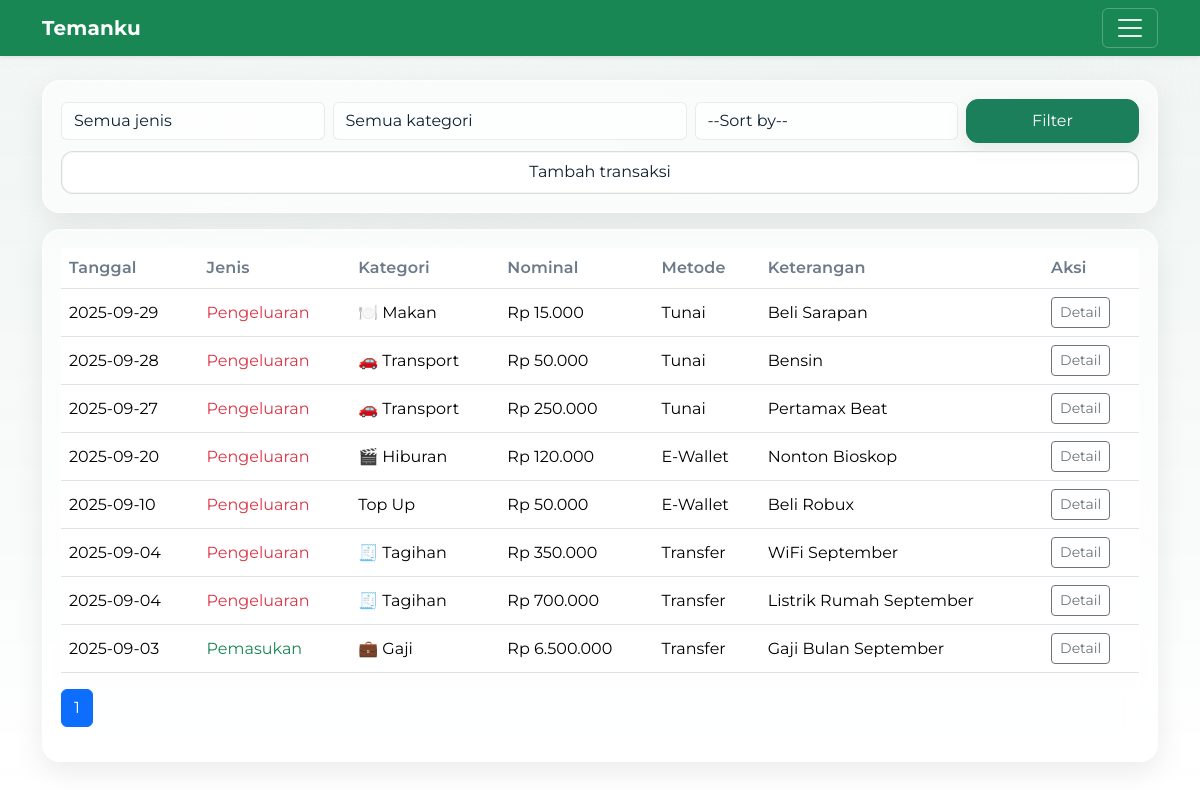
Screenshot of /history (signed in) with the database file from the repository.
### tables this page shows
CREATE TABLE transactions (
  id INTEGER PRIMARY KEY AUTOINCREMENT,
  user_id INTEGER NOT NULL,
  date TEXT NOT NULL,                      -- YYYY-MM-DD
  type TEXT CHECK(type IN ('income','expense')) NOT NULL,
  category_id INTEGER NOT NULL,
  amount REAL NOT NULL,
  source_or_payee TEXT,
  account TEXT,
  notes TEXT,
  FOREIGN KEY (user_id) REFERENCES users(id),
  FOREIGN KEY (category_id) REFERENCES categories(id)
);

CREATE TABLE categories (
  id INTEGER PRIMARY KEY AUTOINCREMENT,
  user_id INTEGER NOT NULL,
  type TEXT CHECK(type IN ('income','expense')) NOT NULL,
  name TEXT NOT NULL, emoji TEXT,
  UNIQUE(user_id, type, name),
  FOREIGN KEY (user_id) REFERENCES users(id)
);

### app.py (the view)
@app.get("/history")
@login_required
def history():
    q_type = (request.args.get("type") or "").strip()
    q_cat  = (request.args.get("category_id") or "").strip()
    q_sort_raw = (request.args.get("sort") or "").strip()
    order_map = {
        "date_desc":        "t.date DESC, t.id DESC",
        "date_asc":         "t.date ASC, t.id ASC",
        "amount_desc":      "t.amount DESC, t.id DESC",
        "amount_asc":       "t.amount ASC, t.id ASC",
        "category_asc":     "c.name ASC, t.date DESC, t.id DESC",
        "category_desc":    "c.name DESC, t.date DESC, t.id DESC",
        "payment_asc":      "t.account ASC, t.date DESC, t.id DESC",
        "payment_desc":     "t.account DESC, t.date DESC, t.id DESC",
        "type_income_first":  "CASE WHEN t.type='income' THEN 0 ELSE 1 END, t.date DESC, t.id DESC",
        "type_expense_first": "CASE WHEN t.type='expense' THEN 0 ELSE 1 END, t.date DESC, t.id DESC",
    }
    q_sort = q_sort_raw if q_sort_raw in order_map else ""
    order_sql = order_map.get(q_sort or "date_desc")
    if q_type not in ("income", "expense"):
        q_type = ""
    if q_cat and not str(q_cat).isdigit():
        q_cat = ""
    per = 20
    try:
        page = int(request.args.get("page", "1"))
    except ValueError:
        page = 1
    page = max(1, page)
    where = ["t.user_id=?"]
    params = [current_user.id]
    if q_type:
        where.append("t.type=?"); params.append(q_type)
    if q_cat:
        where.append("t.category_id=?"); params.append(int(q_cat))
    where_clause = " AND ".join(where)
    with db() as con:
        total = con.execute(
            f"SELECT COUNT(*) AS n FROM transactions t WHERE {where_clause}",
            params
        ).fetchone()["n"]
    pages = max(1, (total + per - 1) // per)
    if page > pages:
        page = pages
    offset = (page - 1) * per
    with db() as con:
        cats = con.execute(
            "SELECT id, type, name FROM categories WHERE user_id=? ORDER BY type, name",
            (current_user.id,)
        ).fetchall()
        rows = con.execute(
            f"""
            SELECT
                t.*,
                COALESCE(c.name, '-') AS category,
                c.emoji AS category_emoji,
                t.source_or_payee AS keterangan,
                t.account AS payment_method
            FROM transactions t
            LEFT JOIN categories c ON c.id = t.category_id
            WHERE {where_clause}
            ORDER BY {order_sql}
            LIMIT ? OFFSET ?
            """,
            (*params, per, offset)
        ).fetchall()
    return render_template(
        "history.html",
        rows=[dict(r) for r in rows],
        categories=[dict(c) for c in cats],
        q_type=q_type,
        q_cat=q_cat,
        q_sort=q_sort,
        page=page,
        pages=pages,
        title="Riwayat",
    )

### app.py (called while the page is built)
def db():
    conn = sqlite3.connect(APP_DB, timeout=5.0)
    conn.row_factory = sqlite3.Row
    conn.execute("PRAGMA busy_timeout = 5000")
    return conn

@login_manager.user_loader
def load_user(user_id):
    with db() as con:
        row = con.execute("SELECT * FROM users WHERE id=?", (user_id,)).fetchone()
        return User(row) if row else None

def money(x):
    return f"Rp {x:,.0f}".replace(",", ".")

def type_label(val: str) -> str:
    if val == 'income':
        return 'Pemasukan'
    if val == 'expense':
        return 'Pengeluaran'
    return val or ''

### templates/history.html (shortened to what this page needs)
{% extends "base.html" %}
{% block content %}
<div class="card-soft mb-3">
  <form id="historyFilter" class="row g-2 align-items-center" method="get" novalidate>
    <div class="col-12 col-md-3">
      <select class="form-select" name="type" id="typeFilter" aria-label="Filter jenis">
        <option value="">Semua jenis</option>
      </select>
    </div>
    <div class="col-12 col-md-4">
      <select class="form-select" name="category_id" id="catFilter" aria-label="Filter kategori">
        <option value="">Semua kategori</option>
      </select>
    </div>
    <div class="col-12 col-md-3">
      <select class="form-select" name="sort" aria-label="Sort by">
        <option value="" disabled {{ '' if q_sort else 'selected' }}>--Sort by--</option>
      </select>
    </div>
    <div class="col-12 col-md-2">
      <button type="submit" class="btn btn-primary w-100">Filter</button>
    </div>
    <div class="col-12">
      <a class="btn btn-outline-secondary w-100" href="{{ url_for('add_form') }}">
        Tambah transaksi
      </a>
    </div>
  </form>
</div>
<div class="card-soft">
  <div class="table-responsive">
    <table class="table table-hover align-middle table-stacked">
      <thead>
        <tr>
          <th scope="col">Tanggal</th>
          <th scope="col">Jenis</th>
          <th scope="col">Kategori</th>
          <th scope="col">Nominal</th>
          <th scope="col" class="d-none d-md-table-cell">Metode</th>
          <th scope="col" class="d-none d-md-table-cell">Keterangan</th>
          <th scope="col">Aksi</th>
        </tr>
      </thead>
      <tbody>
        {% for r in rows %}
          <tr>
            <td data-label="Tanggal">{{ r.date }}</td>
            <td data-label="Jenis" class="{{ 'text-danger' if r.type=='expense' else 'text-success' }}">{{ r.type | type_label }}</td>
            <td data-label="Kategori">{{ (r.category_emoji ~ ' ') if r.category_emoji else '' }}{{ r.category }}</td>
            <td data-label="Nominal">{{ r.amount|money }}</td>
            <td class="d-none d-md-table-cell" data-label="Metode">{{ r.payment_method }}</td>
            <td class="d-none d-md-table-cell" data-label="Keterangan">{{ r.keterangan }}</td>
            <td class="text-nowrap action-cell">
              <button type="button"
                      class="btn btn-sm btn-outline-secondary"
                      data-bs-toggle="modal"
                      data-bs-target="#txModal"
                      data-id="{{ r.id }}"
                      data-date="{{ r.date }}"
                      data-type="{{ r.type }}"
                      data-category="{{ r.category }}"
                      data-amount="{{ r.amount|money }}"
                      data-payment="{{ r.payment_method }}"
                      data-notes="{{ (r.keterangan or '-')|e }}"
                      data-note="{{ (r.notes or '-')|e }}"
                      data-edit="{{ url_for('edit_form', trx_id=r.id) }}"
                      data-delete="{{ url_for('delete_trx', trx_id=r.id) }}">
                Detail
              </button>
            </td>
          </tr>
        {% endfor %}
      </tbody>
    </table>
  </div>
  <nav aria-label="Navigasi halaman riwayat">
    <ul class="pagination">
      {% for i in range(1, pages+1) %}
        <li class="page-item {{ 'active' if i==page else '' }}">
          {% if q_sort %}
            <a class="page-link"
               href="{{ url_for('history', page=i, type=q_type, category_id=q_cat, sort=q_sort) }}">{{ i }}</a>
          {% else %}
            <a class="page-link"
               href="{{ url_for('history', page=i, type=q_type, category_id=q_cat) }}">{{ i }}</a>
          {% endif %}
        </li>
      {% endfor %}
    </ul>
  </nav>
</div>
{% endblock %}

### static/style.css (style rules this page uses)
:root { --bg:#0f5132; --page:#e9eef6; --card:rgba(255,255,255,.6); --text:#102132; --muted:#6c7a89; --primary:#1a7f5a; --ring:rgba(26,127,90,.35); --glass-border:rgba(255,255,255,.32); --chart-bar:45, 156, 219; }
* { scroll-behavior:smooth }
body { background:var(--page); color:var(--text); font-family: "Montserrat", system-ui, -apple-system, "Segoe UI", Roboto, "Helvetica Neue", Arial, "Noto Sans", "Apple Color Emoji","Segoe UI Emoji","Segoe UI Symbol", sans-serif; font-feature-settings: "cv01","cv02"; }
.btn { transition:transform .15s ease, box-shadow .2s ease }
.btn-primary { background:var(--primary);border-color:var(--primary) }
.form-control,.form-select { background:rgba(255,255,255,.65);color:var(--text); border:1px solid rgba(0,0,0,.08) }
.table>thead th { color:var(--muted);font-weight:600;letter-spacing:.01em }
.card-soft { background:var(--card); border:1px solid var(--glass-border); border-radius:18px; padding:18px; box-shadow: 0 10px 30px rgba(10,14,29,.08), inset 0 1px 0 rgba(255,255,255,.25); backdrop-filter: blur(14px); -webkit-backdrop-filter: blur(14px); transition:transform .25s ease, box-shadow .25s ease, border-color .25s ease; }
body { font-family: "Montserrat", system-ui, -apple-system, Segoe UI, Roboto, Arial, sans-serif; }
@media (min-width: 768px) { #historyFilter .btn { padding:.55rem 1rem; border-radius:14px; } }
@media (min-width: 768px) { #historyFilter .btn-primary { box-shadow:0 8px 22px rgba(0,0,0,.08); } }
@media (min-width: 768px) { #historyFilter .btn-outline-secondary { background:transparent; border-color:var(--glass-border); } }
@media (min-width: 768px) { #historyFilter .btn { padding: .55rem 1.1rem; border-radius: 12px; } }
#historyFilter .btn-outline-secondary { background: rgba(255,255,255,.88); color: var(--text); border: 1.5px solid color-mix(in srgb, var(--text) 14%, transparent); border-color: rgba(0,0,0,.14); border-radius: 12px; box-shadow: inset 0 0 0 1px rgba(0,0,0,.04); transition: background .2s ease, color .2s ease, border-color .2s ease, box-shadow .2s ease, transform .1s ease; }

### rows the page displays
transactions: date "2025-09-29", type|type_label "Pengeluaran", category "Makan", amount "Rp 15.000", payment_method "Tunai", keterangan "Beli Sarapan"
categories: emoji "🍽️"
transactions: date "2025-09-28", type|type_label "Pengeluaran", category "Transport", amount "Rp 50.000", payment_method "Tunai", keterangan "Bensin"
categories: emoji "🚗"
transactions: date "2025-09-27", type|type_label "Pengeluaran", category "Transport", amount "Rp 250.000", payment_method "Tunai", keterangan "Pertamax Beat"
transactions: date "2025-09-20", type|type_label "Pengeluaran", category "Hiburan", amount "Rp 120.000", payment_method "E-Wallet", keterangan "Nonton Bioskop"
categories: emoji "🎬"
transactions: date "2025-09-10", type|type_label "Pengeluaran", category "Top Up", amount "Rp 50.000", payment_method "E-Wallet", keterangan "Beli Robux"
transactions: date "2025-09-04", type|type_label "Pengeluaran", category "Tagihan", amount "Rp 350.000", payment_method "Transfer", keterangan "WiFi September"
categories: emoji "🧾"
transactions: date "2025-09-04", type|type_label "Pengeluaran", category "Tagihan", amount "Rp 700.000", payment_method "Transfer", keterangan "Listrik Rumah September"
transactions: date "2025-09-03", type|type_label "Pemasukan", category "Gaji", amount "Rp 6.500.000", payment_method "Transfer", keterangan "Gaji Bulan September"
categories: emoji "💼"

### other values shown
{{ i }} "1"
